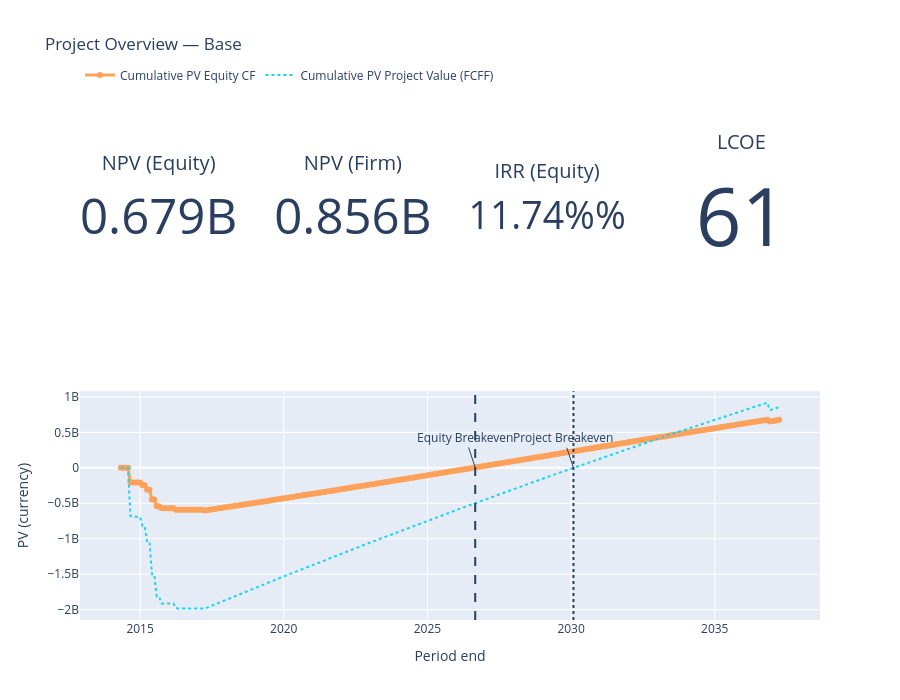
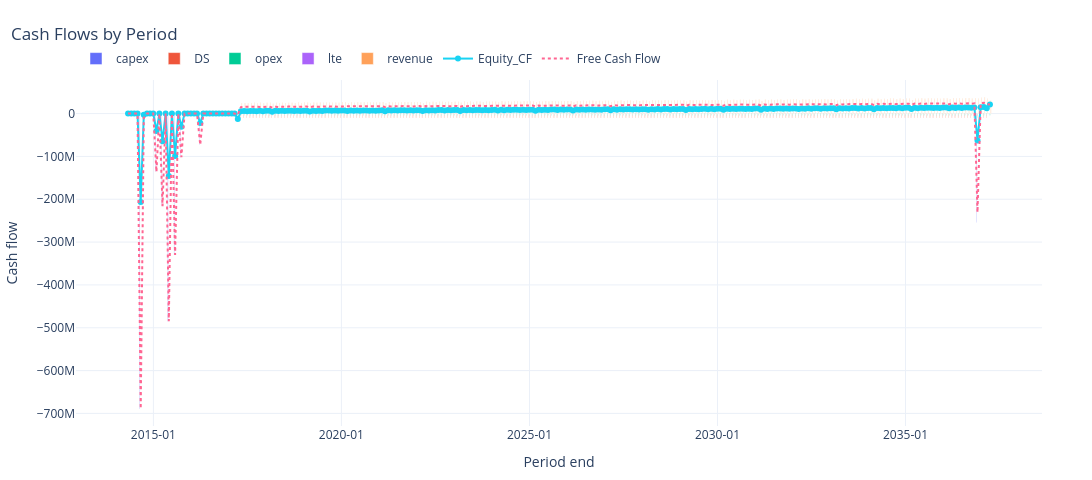
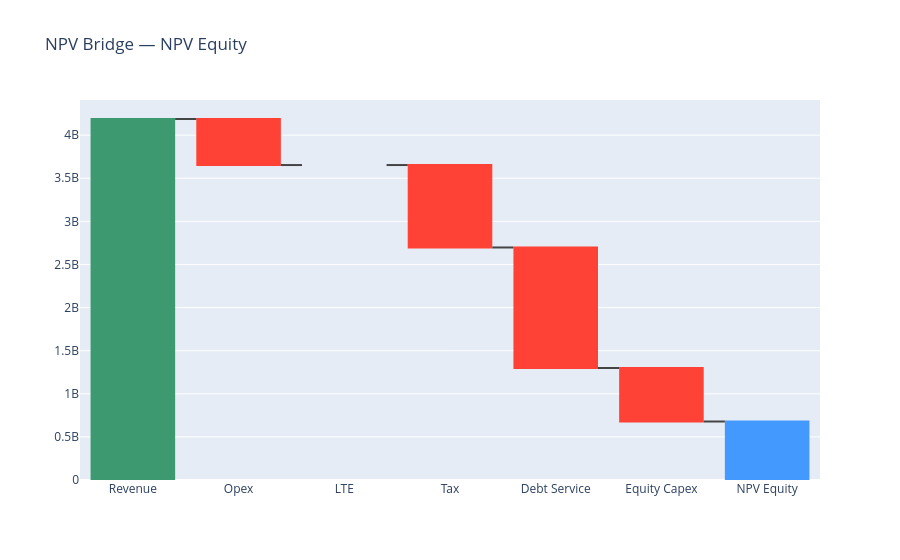
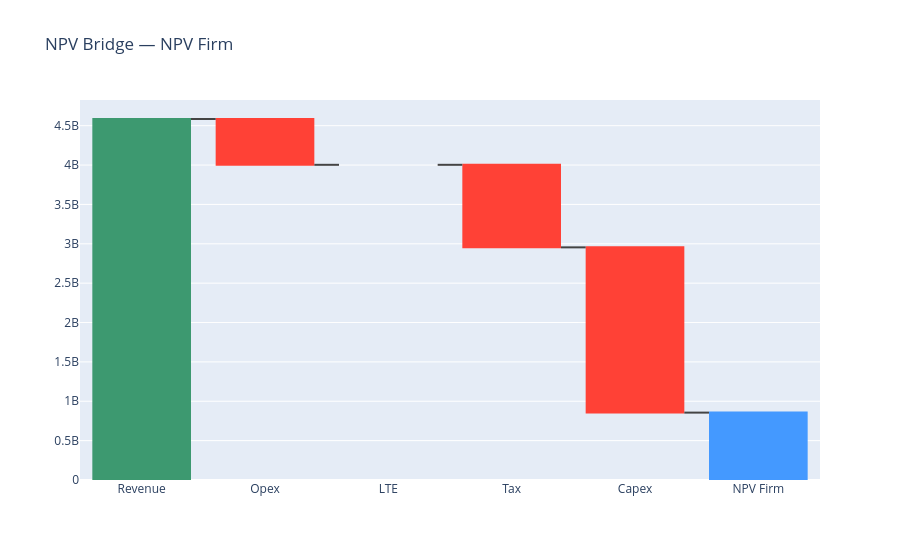

Notebook cell for these charts, in order:
### Markdown cell above
### LTE Overrides

### Code cell
from pathlib import Path
import sys

# --- paths & imports ---------------------------------------------------------

PROJECT_ROOT = Path.cwd().parent   # 
sys.path.append(str(PROJECT_ROOT))

from core.Simulation import build_experiment

LIBRARY_PATH = PROJECT_ROOT / "examples" / "Inputs" / "HKN"
RESULT_DIR   = PROJECT_ROOT / "results"


# --- simulation config -------------------------------------------------------

# Toggle which modules to run, dashboards, result collection, etc.
# (Adjust flags / keys to match your setup if they differ.)
sim_cfg = {
    "run_marketenv": True,
    "run_metenv": False,
    "run_capex": True,
    "capex_dashboard": False,
    "run_opex": True,
    "opex_dashboard": False,
    "run_lifetime_extension": True,
    "run_revenue": True,
    "run_valuation": True,
    "valuation_dashboard": True,
    "collect_results": True,
}

parameter_space = {
    # Human-readable label
    "Scenario.name": [
        "Baseline – No LTE",
        "EOL1 – Moderate degradation",
        "EOL2 – Substantial degradation",
    ],

    # Enable / disable LTE
    "LTE_overrides.lte_input.LTE.apply_lte": [
        False,
        True,
        True,
    ],

    # Extension horizon (hours)
    # Baseline: keep extension_h=0 to avoid any accidental extension logic
    "LTE_overrides.lte_input.LTE.extension_h": [
        0,
        43000,
        43000,
    ],

    # ----------------------------
    # AEP haircut distribution (fractional)
    # ----------------------------
    "LTE_overrides.lte_input.LTE.aep_haircut.mu": [
        0.0,
        -0.020,   # moderate AEP loss (=-2.0%)
        -0.040,   # substantial AEP loss (=-4.0%)
    ],
    "LTE_overrides.lte_input.LTE.aep_haircut.sigma": [
        0.0,
        0.010,
        0.015,
    ],
    # Keep bounds conservative and code-consistent
    "LTE_overrides.lte_input.LTE.aep_haircut.min": [
        0.0,     # irrelevant when sigma=0, but keep consistent
        -0.30,
        -0.30,
    ],
    "LTE_overrides.lte_input.LTE.aep_haircut.max": [
        0.0,
        0.0,
        0.0,
    ],

    # ----------------------------
    # Reliability / OPEX mean-shift factors (extension regime only)
    # ----------------------------
    "LTE_overrides.lte_input.LTE.opex_extension.analytic_ctmc.mean_shift.flag_apply": [
        False,
        True,
        True,
    ],
    "LTE_overrides.lte_input.LTE.opex_extension.analytic_ctmc.mean_shift.lambda_factor": [
        1.00,
        1.20,
        1.35,
    ],
    "LTE_overrides.lte_input.LTE.opex_extension.analytic_ctmc.mean_shift.mttr_factor": [
        1.00,
        1.10,
        1.20,
    ],
    "LTE_overrides.lte_input.LTE.opex_extension.analytic_ctmc.mean_shift.mttwL_factor": [
        1.00,
        1.10,
        1.20,
    ],
    "LTE_overrides.lte_input.LTE.opex_extension.analytic_ctmc.mean_shift.tau_factor": [
        1.00,
        1.00,
        1.00,
    ],
    "LTE_overrides.lte_input.LTE.opex_extension.analytic_ctmc.mean_shift.p_access_factor": [
        1.00,
        0.90,
        0.80,
    ],

    # ----------------------------
    # Refurbishment uplift distribution (€/turbine)
    # NOTE: LTE.py samples refurb_uplift and multiplies by n_turbines
    # ----------------------------
    "LTE_overrides.lte_input.LTE.costs.refurb_uplift.dist": [
        "fixed",        # baseline
        "normal_trunc",  # EOL1
        "normal_trunc",  # EOL2
    ],
    "LTE_overrides.lte_input.LTE.costs.refurb_uplift.value": [
        0.0,    # only used when dist=fixed
        None,
        None,
    ],
    "LTE_overrides.lte_input.LTE.costs.refurb_uplift.mu": [
        0.0,        # baseline (unused if dist=fixed, but safe)
        1_000_000,  # moderate uplift
        2_500_000,  # substantial uplift
    ],
    "LTE_overrides.lte_input.LTE.costs.refurb_uplift.sigma": [
        0.0,
        200_000,
        600_000,
    ],
    "LTE_overrides.lte_input.LTE.costs.refurb_uplift.min": [
        0.0,
        0.0,
        0.0,
    ],
    "LTE_overrides.lte_input.LTE.costs.refurb_uplift.max": [
        0.0,     # baseline (unused if fixed)
        None,    # let it float or set a cap if you prefer
        None,
    ],
}


# Zip everything so we get exactly 3 coherent scenarios (not a Cartesian product)
zip_groups = {
    "lte_scenarios": list(parameter_space.keys())
}


# --- build + run experiment -----------------------------------------------

exp = build_experiment(
    library_path=str(LIBRARY_PATH),
    base_config_path="Config.yaml",        
    simulation_config=sim_cfg,             
    parameter_space=parameter_space,       
    base_seed=42,                          
    replicates=3,                        
    name="LTE_Experiment",              
    result_directory=str(RESULT_DIR),
    zip_groups=zip_groups,                 
)

# Run the full sweep – returns a DataFrame of run metadata

exp.run()

### Figure 1 — Plotly figure (JSON) as saved in the notebook; plotly's stock layout.template omitted (floating-point values rounded to 4 significant figures; data arrays with more than 128 entries replaced by an {"elided": "..."} marker saying what was removed)
{"data": [{"domain": {"x": [0, 0.2125], "y": [0.56, 1]}, "mode": "number", "title": {"text": "NPV (Equity)"}, "type": "indicator", "value": 678500000.0}, {"domain": {"x": [0.2625, 0.475], "y": [0.56, 1]}, "mode": "number", "title": {"text": "NPV (Firm)"}, "type": "indicator", "value": 855800000.0}, {"domain": {"x": [0.525, 0.7375], "y": [0.56, 1]}, "mode": "number", "number": {"suffix": "%", "valueformat": ".2%"}, "title": {"text": "IRR (Equity)"}, "type": "indicator", "value": 0.1174}, {"domain": {"x": [0.7875, 1], "y": [0.56, 1]}, "mode": "number", "title": {"text": "LCOE"}, "type": "indicator", "value": 61.02}, {"line": {"width": 3}, "mode": "lines+markers", "name": "Cumulative PV Equity CF", "type": "scatter", "x": {"elided": "276 str values"}, "xaxis": "x", "y": {"elided": "276 float values"}, "yaxis": "y"}, {"line": {"dash": "dot", "width": 2}, "mode": "lines", "name": "Cumulative PV Project Value (FCFF)", "type": "scatter", "x": {"elided": "276 str values"}, "xaxis": "x", "y": {"elided": "276 float values"}, "yaxis": "y"}], "layout": {"annotations": [{"showarrow": true, "text": "Equity Breakeven", "x": "2026-08-31T00:00:00", "xref": "x", "y": 5757000.0, "yref": "y"}, {"showarrow": true, "text": "Project Breakeven", "x": "2030-01-31T00:00:00", "xref": "x", "y": 870400.0, "yref": "y"}], "height": 700, "hovermode": "x unified", "legend": {"orientation": "h", "y": 1.02, "yanchor": "bottom"}, "shapes": [{"line": {"dash": "dash"}, "type": "line", "x0": "2026-08-31T00:00:00", "x1": "2026-08-31T00:00:00", "xref": "x", "y0": 0, "y1": 1, "yref": "y domain"}, {"line": {"dash": "dot"}, "type": "line", "x0": "2030-01-31T00:00:00", "x1": "2030-01-31T00:00:00", "xref": "x", "y0": 0, "y1": 1, "yref": "y domain"}], "title": {"text": "Project Overview — Base"}, "xaxis": {"anchor": "y", "domain": [0, 1], "title": {"text": "Period end"}}, "yaxis": {"anchor": "x", "domain": [0, 0.44], "title": {"text": "PV (currency)"}}}}

### Figure 2 — Plotly figure (JSON) as saved in the notebook; plotly's stock layout.template omitted (floating-point values rounded to 4 significant figures; data arrays with more than 128 entries replaced by an {"elided": "..."} marker saying what was removed)
{"data": [{"hovertemplate": "%{x|%Y-%m-%d}<br>capex: %{y:,.0f}<extra></extra>", "name": "capex", "offsetgroup": "0", "type": "bar", "x": {"elided": "276 str values"}, "xaxis": "x", "y": {"elided": "276 float values"}, "yaxis": "y"}, {"hovertemplate": "%{x|%Y-%m-%d}<br>DS: %{y:,.0f}<extra></extra>", "name": "DS", "offsetgroup": "1", "type": "bar", "x": {"elided": "276 str values"}, "xaxis": "x", "y": {"elided": "276 float values"}, "yaxis": "y"}, {"hovertemplate": "%{x|%Y-%m-%d}<br>opex: %{y:,.0f}<extra></extra>", "name": "opex", "offsetgroup": "2", "type": "bar", "x": {"elided": "276 str values"}, "xaxis": "x", "y": {"elided": "276 float values"}, "yaxis": "y"}, {"hovertemplate": "%{x|%Y-%m-%d}<br>lte: %{y:,.0f}<extra></extra>", "name": "lte", "offsetgroup": "3", "type": "bar", "x": {"elided": "276 str values"}, "xaxis": "x", "y": {"elided": "276 float values"}, "yaxis": "y"}, {"hovertemplate": "%{x|%Y-%m-%d}<br>revenue: %{y:,.0f}<extra></extra>", "name": "revenue", "offsetgroup": "4", "type": "bar", "x": {"elided": "276 str values"}, "xaxis": "x", "y": {"elided": "276 float values"}, "yaxis": "y"}, {"hovertemplate": "Equity_CF: %{y:,.0f}<extra></extra>", "line": {"width": 2}, "mode": "lines+markers", "name": "Equity_CF", "type": "scatter", "x": {"elided": "276 str values"}, "xaxis": "x", "y": {"elided": "276 float values"}, "yaxis": "y"}, {"hovertemplate": "FCF: %{y:,.0f}<extra></extra>", "line": {"dash": "dot", "width": 2}, "mode": "lines", "name": "Free Cash Flow", "type": "scatter", "x": {"elided": "276 str values"}, "xaxis": "x", "y": {"elided": "276 float values"}, "yaxis": "y"}], "layout": {"barmode": "group", "height": 480, "hovermode": "x unified", "legend": {"orientation": "h", "x": 0, "xanchor": "left", "y": 1.02, "yanchor": "bottom"}, "margin": {"b": 50, "l": 50, "r": 50, "t": 80}, "title": {"text": "Cash Flows by Period", "x": 0.01}, "width": 1400, "xaxis": {"anchor": "y", "domain": [0, 1], "showgrid": true, "tickformat": "%Y-%m", "title": {"text": "Period end"}}, "yaxis": {"anchor": "x", "domain": [0, 1], "title": {"text": "Cash flow"}, "zeroline": true, "zerolinewidth": 1}}}

### Figure 3 — Plotly figure (JSON) as saved in the notebook; plotly's stock layout.template omitted (floating-point values rounded to 4 significant figures)
{"data": [{"measure": ["relative", "relative", "relative", "relative", "relative", "relative", "total"], "type": "waterfall", "x": ["Revenue", "Opex", "LTE", "Tax", "Debt Service", "Equity Capex", "NPV Equity"], "y": [4187000000.0, -534000000.0, 0, -956200000.0, -1398000000.0, -620600000.0, 678500000.0]}], "layout": {"title": {"text": "NPV Bridge — NPV Equity"}}}

### Figure 4 — Plotly figure (JSON) as saved in the notebook; plotly's stock layout.template omitted (floating-point values rounded to 4 significant figures)
{"data": [{"measure": ["relative", "relative", "relative", "relative", "relative", "total"], "type": "waterfall", "x": ["Revenue", "Opex", "LTE", "Tax", "Capex", "NPV Firm"], "y": [4585000000.0, -581800000.0, 0, -1049000000.0, -2099000000.0, 855800000.0]}], "layout": {"title": {"text": "NPV Bridge — NPV Firm"}}}
